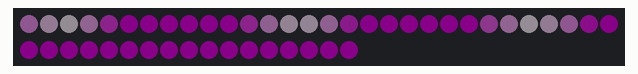
The sketch below on a simulated Arduino Uno, built with avr-gcc and run on an emulated ATmega328P. On the bench: 47 RGB LEDs in strip order, left to right, continuing on the next row. Dim RGB values are drawn brighter than linear.

Above: at 0.15 s.
At 5.01 s:
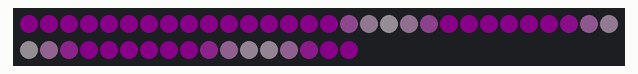
At 9.86 s:
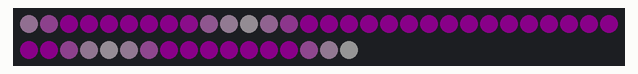
At 19.88 s:
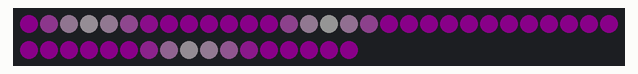
At 29.59 s:
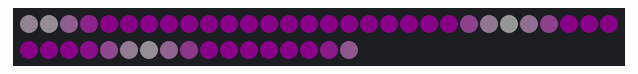
At 39.6 s:
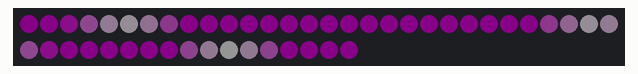

The sketch:

elephant_flange.ino
```cpp
#include <FastLED.h>

#define PIN_LEDS 2

#define NUM_LEDS_TOTAL 47


CRGB leds[NUM_LEDS_TOTAL];
static const CRGBPalette16 palette(CRGB::Purple, CRGB::Purple, CRGB::Purple, CRGB::Purple,
                                   CRGB::Purple, CRGB::Purple, CRGB::Purple, CRGB::White,
                                   CRGB::Purple, CRGB::Purple, CRGB::Purple, CRGB::White,
                                   CRGB::Purple, CRGB::Purple, CRGB::Purple, CRGB::White);
//RainbowColors_p;

void setup() {
  // Setup the LED strip
  FastLED.addLeds<WS2812B, PIN_LEDS, GRB>(leds, NUM_LEDS_TOTAL);
  FastLED.setBrightness(20);
}

void loop() {
  int32_t t = millis() / 3;
  for (int i = 0; i < NUM_LEDS_TOTAL; i++) {
    leds[NUM_LEDS_TOTAL - i - 1] = ColorFromPalette(palette, (i * 255 / NUM_LEDS_TOTAL + t) % 255, 255, LINEARBLEND);
  }
  FastLED.show();
}
```
